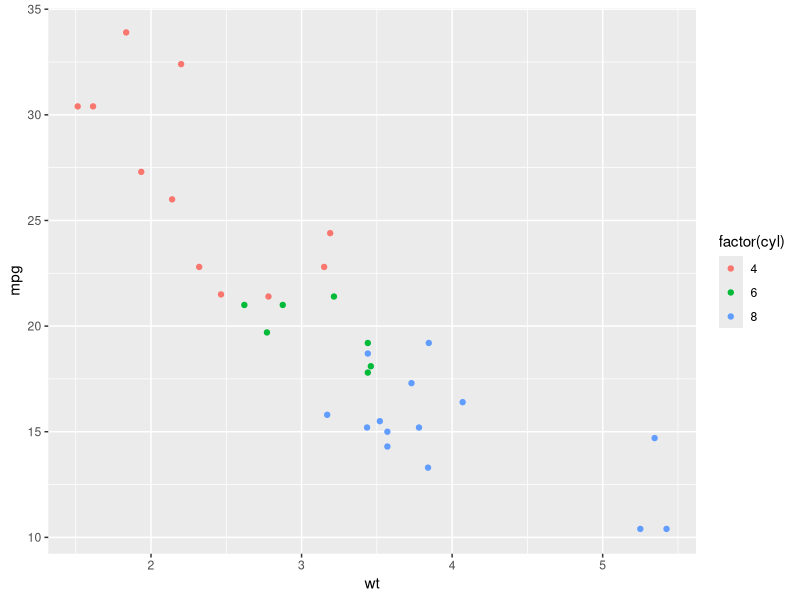

Write the R code that produced this figure.
## ---- chunk 1
#| fig.height: 4
#| fig.width: 6


library(ggplot2)
ggplot(mtcars, aes(x = wt, y = mpg, colour = factor(cyl))) +
  geom_point()
## ---- chunk 2
head(mtcars)
